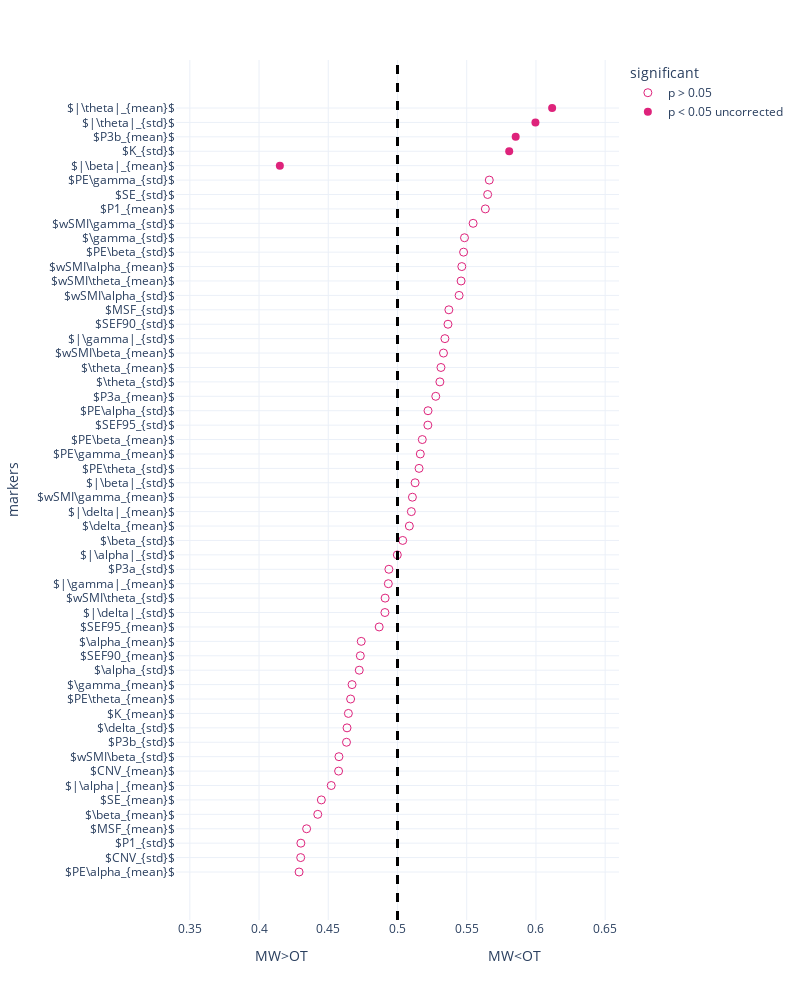

Write notebook code for a chart like this one.
### Code cell
segment_mind_roc = pd.read_csv('Data/univariate_roc_mind_segment.csv')
fig = px.scatter(segment_mind_roc.sort_values(by = 'AUC'),x = 'AUC', y = 'markers', template = "plotly_white", symbol = 'significant', 
                 symbol_sequence = ['circle-open','circle','hexagram' ],
#                  color = 'significant',
                 color_discrete_sequence = [pink, green,orange, pink], 
                 
                 category_orders = {'significant': ['p > 0.05','p < 0.05 uncorrected', 'p < 0.05 FDR corrected']},
                 labels = {'AUC': 'MW>OT                                             MW<OT'}
                )
fig.add_vline(x=0.5, line_width=3, line_dash="dash", line_color="black")
fig.update_traces(marker=dict(size = 8))

fig.update_layout(
    autosize=False,
    width=800,
    height=1000,
    xaxis= {'range': (0.34, 0.66)},
    yaxis = {
            'showticklabels': True,
            'tickmode': 'linear',
        }
    
)
fig.show()
# pio.write_json(fig, 'Figs/univariate_roc_mw_segment.plotly')
# fig.write_image('Figs/univariate_roc_mw_segment.png')

### Figure 1 — Plotly figure (JSON) as saved in the notebook; plotly's stock layout.template omitted (floating-point values rounded to 4 significant figures)
{"data": [{"hovertemplate": "significant=p > 0.05<br>MW>OT                                             MW<OT=%{x}<br>markers=%{y}<extra></extra>", "legendgroup": "p > 0.05", "marker": {"color": "#DE237B", "size": 8, "symbol": "circle-open"}, "mode": "markers", "name": "p > 0.05", "orientation": "h", "showlegend": true, "type": "scatter", "x": [0.4289, 0.4301, 0.4302, 0.4344, 0.4424, 0.445, 0.4521, 0.4574, 0.4577, 0.4632, 0.4635, 0.4645, 0.4661, 0.4672, 0.4724, 0.4731, 0.4738, 0.4868, 0.4909, 0.491, 0.4934, 0.4938, 0.4999, 0.5038, 0.5086, 0.51, 0.5108, 0.5127, 0.5156, 0.5165, 0.5179, 0.5219, 0.5221, 0.5276, 0.5306, 0.5314, 0.5332, 0.5343, 0.5365, 0.5371, 0.5445, 0.5459, 0.5464, 0.5477, 0.5484, 0.5546, 0.5634, 0.5651, 0.5663], "xaxis": "x", "y": ["$PE\\alpha_{mean}$", "$CNV_{std}$", "$P1_{std}$", "$MSF_{mean}$", "$\\beta_{mean}$", "$SE_{mean}$", "$|\\alpha|_{mean}$", "$CNV_{mean}$", "$wSMI\\beta_{std}$", "$P3b_{std}$", "$\\delta_{std}$", "$K_{mean}$", "$PE\\theta_{mean}$", "$\\gamma_{mean}$", "$\\alpha_{std}$", "$SEF90_{mean}$", "$\\alpha_{mean}$", "$SEF95_{mean}$", "$|\\delta|_{std}$", "$wSMI\\theta_{std}$", "$|\\gamma|_{mean}$", "$P3a_{std}$", "$|\\alpha|_{std}$", "$\\beta_{std}$", "$\\delta_{mean}$", "$|\\delta|_{mean}$", "$wSMI\\gamma_{mean}$", "$|\\beta|_{std}$", "$PE\\theta_{std}$", "$PE\\gamma_{mean}$", "$PE\\beta_{mean}$", "$SEF95_{std}$", "$PE\\alpha_{std}$", "$P3a_{mean}$", "$\\theta_{std}$", "$\\theta_{mean}$", "$wSMI\\beta_{mean}$", "$|\\gamma|_{std}$", "$SEF90_{std}$", "$MSF_{std}$", "$wSMI\\alpha_{std}$", "$wSMI\\theta_{mean}$", "$wSMI\\alpha_{mean}$", "$PE\\beta_{std}$", "$\\gamma_{std}$", "$wSMI\\gamma_{std}$", "$P1_{mean}$", "$SE_{std}$", "$PE\\gamma_{std}$"], "yaxis": "y"}, {"hovertemplate": "significant=p < 0.05 uncorrected<br>MW>OT                                             MW<OT=%{x}<br>markers=%{y}<extra></extra>", "legendgroup": "p < 0.05 uncorrected", "marker": {"color": "#DE237B", "size": 8, "symbol": "circle"}, "mode": "markers", "name": "p < 0.05 uncorrected", "orientation": "h", "showlegend": true, "type": "scatter", "x": [0.415, 0.5807, 0.5854, 0.5996, 0.6117], "xaxis": "x", "y": ["$|\\beta|_{mean}$", "$K_{std}$", "$P3b_{mean}$", "$|\\theta|_{std}$", "$|\\theta|_{mean}$"], "yaxis": "y"}], "layout": {"autosize": false, "height": 1000, "legend": {"title": {"text": "significant"}, "tracegroupgap": 0}, "margin": {"t": 60}, "shapes": [{"line": {"color": "black", "dash": "dash", "width": 3}, "type": "line", "x0": 0.5, "x1": 0.5, "xref": "x", "y0": 0, "y1": 1, "yref": "y domain"}], "width": 800, "xaxis": {"anchor": "y", "domain": [0, 1], "range": [0.34, 0.66], "title": {"text": "MW>OT                                             MW<OT"}, "type": "linear"}, "yaxis": {"anchor": "x", "autorange": true, "domain": [0, 1], "range": [-3.33, 56.33], "showticklabels": true, "tickmode": "linear", "title": {"text": "markers"}, "type": "category"}}}
